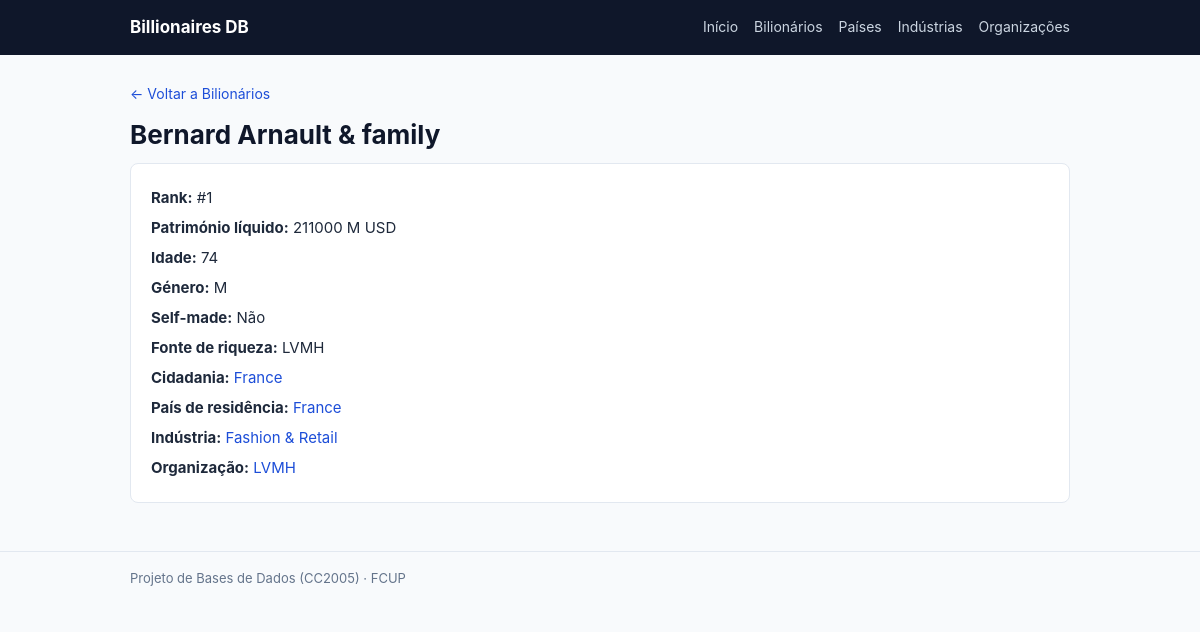
The page /billionaires/1 on the database its author committed.
### tables this page shows
CREATE TABLE billionaires (
    billionaire_id INTEGER PRIMARY KEY AUTOINCREMENT,
    rank INTEGER NOT NULL,
    full_name TEXT NOT NULL,
    net_worth_million INTEGER NOT NULL CHECK (net_worth_million >= 0),
    age INTEGER CHECK (age > 0),
    gender TEXT CHECK (gender IN ('M', 'F')),
    self_made INTEGER NOT NULL CHECK (self_made IN (0, 1)),
    source TEXT NOT NULL,
    citizenship_country_id INTEGER NOT NULL,
    residence_country_id INTEGER NOT NULL,
    industry_id INTEGER NOT NULL,
    organization_id INTEGER,
    FOREIGN KEY (citizenship_country_id) REFERENCES countries(country_id),
    FOREIGN KEY (residence_country_id) REFERENCES countries(country_id),
    FOREIGN KEY (industry_id) REFERENCES industries(industry_id),
    FOREIGN KEY (organization_id) REFERENCES organizations(organization_id)
);

CREATE TABLE countries (
    country_id INTEGER PRIMARY KEY AUTOINCREMENT,
    name TEXT NOT NULL UNIQUE,
    region TEXT NOT NULL,
    gdp_billion_usd REAL,
    population INTEGER,
    tax_rate REAL,
    cpi REAL
);

CREATE TABLE industries (
    industry_id INTEGER PRIMARY KEY AUTOINCREMENT,
    name TEXT NOT NULL UNIQUE
);

CREATE TABLE organizations (
    organization_id INTEGER PRIMARY KEY AUTOINCREMENT,
    name TEXT NOT NULL UNIQUE,
    industry_id INTEGER NOT NULL,
    hq_country_id INTEGER NOT NULL,
    FOREIGN KEY (industry_id) REFERENCES industries(industry_id),
    FOREIGN KEY (hq_country_id) REFERENCES countries(country_id)
);

### app.py (the view)
@APP.route('/billionaires/<int:id>')
def get_billionaire(id):
    billionaire = db.execute("""
        SELECT b.*,
               cc.name AS citizenship_name,
               rc.name AS residence_name,
               i.name AS industry_name,
               o.name AS organization_name
        FROM billionaires b
        JOIN countries cc ON b.citizenship_country_id = cc.country_id
        JOIN countries rc ON b.residence_country_id = rc.country_id
        JOIN industries i ON b.industry_id = i.industry_id
        LEFT JOIN organizations o ON b.organization_id = o.organization_id
        WHERE b.billionaire_id = ?
    """, [id]).fetchone()
    if billionaire is None:
        abort(404)
    return render_template('billionaire.html', b=billionaire)

### db.py (called while the page is built)
def execute(sql, args=None):
    if 'conn' not in DB:
        connect()
    sql = re.sub(r'\s+', ' ', sql).strip()
    logging.info('SQL: %s | Args: %s', sql, args)
    cursor = DB['conn'].cursor()
    if args is not None:
        return cursor.execute(sql, args)
    return cursor.execute(sql)

### templates/billionaire.html (shortened to what this page needs)
{% extends 'base.html' %}
{% block content %}
<p class="back-link"><a href="/billionaires">← Voltar a Bilionários</a></p>
<h1>{{ b.full_name }}</h1>
<div class="detail-box">
  <p><b>Rank:</b> #{{ b.rank }}</p>
  <p><b>Património líquido:</b> {{ b.net_worth_million }} M USD</p>
  <p><b>Idade:</b> {{ b.age }}</p>
  <p><b>Género:</b> {{ b.gender }}</p>
  <p><b>Self-made:</b> {{ 'Sim' if b.self_made else 'Não' }}</p>
  <p><b>Fonte de riqueza:</b> {{ b.source }}</p>
  <p><b>Cidadania:</b> <a href="/countries/{{ b.citizenship_country_id }}">{{ b.citizenship_name }}</a></p>
  <p><b>País de residência:</b> <a href="/countries/{{ b.residence_country_id }}">{{ b.residence_name }}</a></p>
  <p><b>Indústria:</b> <a href="/industries/{{ b.industry_id }}">{{ b.industry_name }}</a></p>
  <p>
    <b>Organização:</b>
    {% if b.organization_id %}
      <a href="/organizations/{{ b.organization_id }}">{{ b.organization_name }}</a>
    {% else %}
      —
    {% endif %}
  </p>
</div>
{% endblock %}

### static/style.css (style rules this page uses)
* { box-sizing: border-box; }
body { margin: 0; font-family: -apple-system, BlinkMacSystemFont, "Segoe UI", Roboto, Helvetica, Arial, sans-serif; font-size: 15px; line-height: 1.6; color: #1e293b; background: #f8fafc; }
a { color: #1d4ed8; text-decoration: none; }
h1 { margin: 0 0 8px; font-size: 26px; color: #0f172a; }
.back-link { margin: 0 0 8px; font-size: 14px; }
.detail-box { background: #ffffff; border: 1px solid #e2e8f0; border-radius: 8px; padding: 16px 20px; }
.detail-box p { margin: 6px 0; }

### rows shown on the page
billionaires: full_name "Bernard Arnault & family", rank "1", net_worth_million "211000", age "74", gender "M", self_made "Não", source "LVMH"
countries: citizenship_name "France", residence_name "France"
industries: industry_name "Fashion & Retail"
organizations: organization_name "LVMH"
